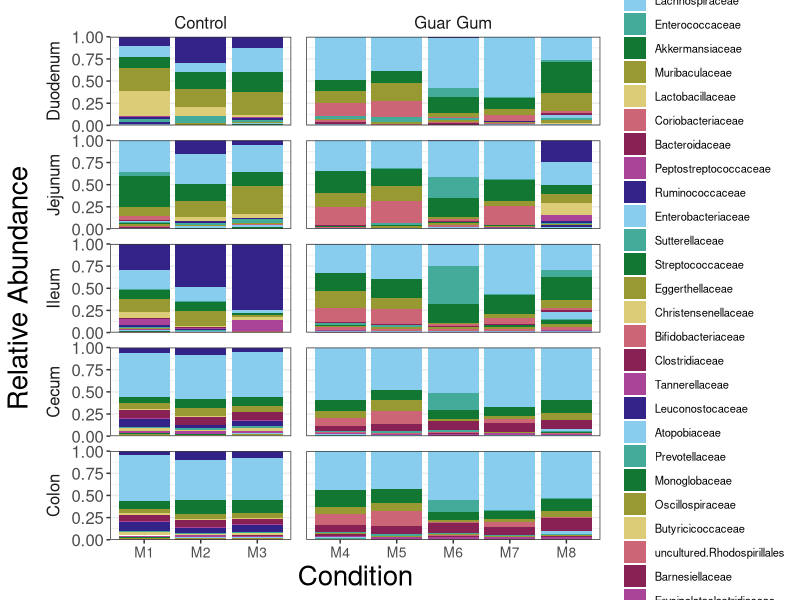
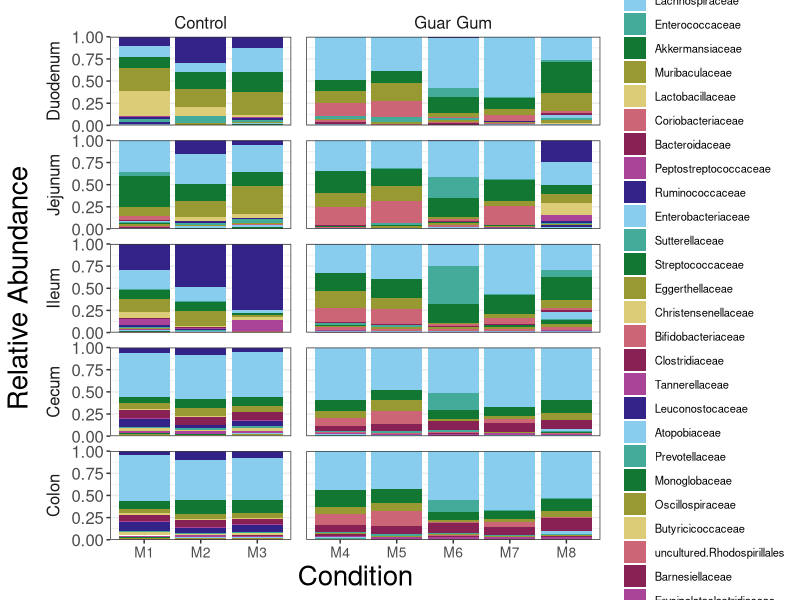
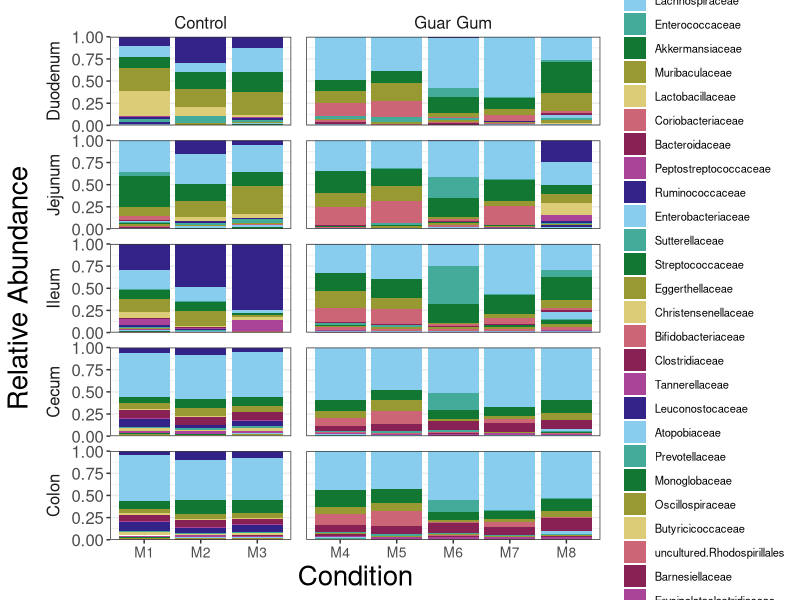

Write the R code that produced these figures, in order.
## ---- chunk 1
library(tidyverse)
library(RColorBrewer)
library(reshape)
library(dplyr)
library(forcats)
library(tidytext)
library(Hmisc)
## ---- chunk 2
L5_data <- read.csv("input/GG_diet_L5_filtered_top27.csv",header = TRUE, sep = ",")
## ---- chunk 3

L5_data_melted = melt(L5_data,id=c("SampleID","Mouse","Intestinal.Site","Diet"))
L5_data_melted$Intestinal.Site <- factor(L5_data_melted$Intestinal.Site,levels=c("Duodenum","Jejunum","Ileum","Cecum","Colon")) 

# Colorblind-friendly palette from https://personal.sron.nl/~pault/data/colourschemes.pdf
mycolors = c("#332288","#88CCEE","#44AA99","#117733","#999933","#DDCC77","#CC6677","#882255","#AA4499","#332288","#88CCEE","#44AA99","#117733","#999933","#DDCC77","#CC6677","#882255","#AA4499","#332288","#88CCEE","#44AA99","#117733","#999933","#DDCC77","#CC6677","#882255","#AA4499")

## ---- chunk 4
ggplot(L5_data_melted, aes(fill=variable, y=value, x=Mouse)) + scale_fill_manual(values=mycolors)  + theme(strip.text.x = element_text(size = 30)) + geom_bar(position="fill", stat="identity") + facet_grid(Intestinal.Site ~ Diet,scales = "free_x",space="free",switch="y") +
  ylab("Relative Abundance") + xlab("Condition") + 
  theme_bw() + scale_y_continuous(limits=c(0, 1), expand = c(0, 0)) +
  theme(plot.title = element_text(size=24),
          text = element_text(size=20),
          legend.text = element_text(size=8),
          strip.text = element_text(size = 12),
          strip.background = element_blank(),
          strip.placement = "outside",
          axis.text.y = element_text(size = 12),
          axis.text.x = element_text(size = 10),
          panel.spacing = unit(0.75, "lines")) + guides(fill=guide_legend(nrow=27,byrow=TRUE)) +
  theme(legend.position = "right",legend.title=element_blank(),legend.spacing.y = unit(0.15, 'line'))
ggsave("output/Figure_4B_flat.pdf",width=6, height=8)
ggsave("output/Figure_4B_flat.png",width=6, height=8)
